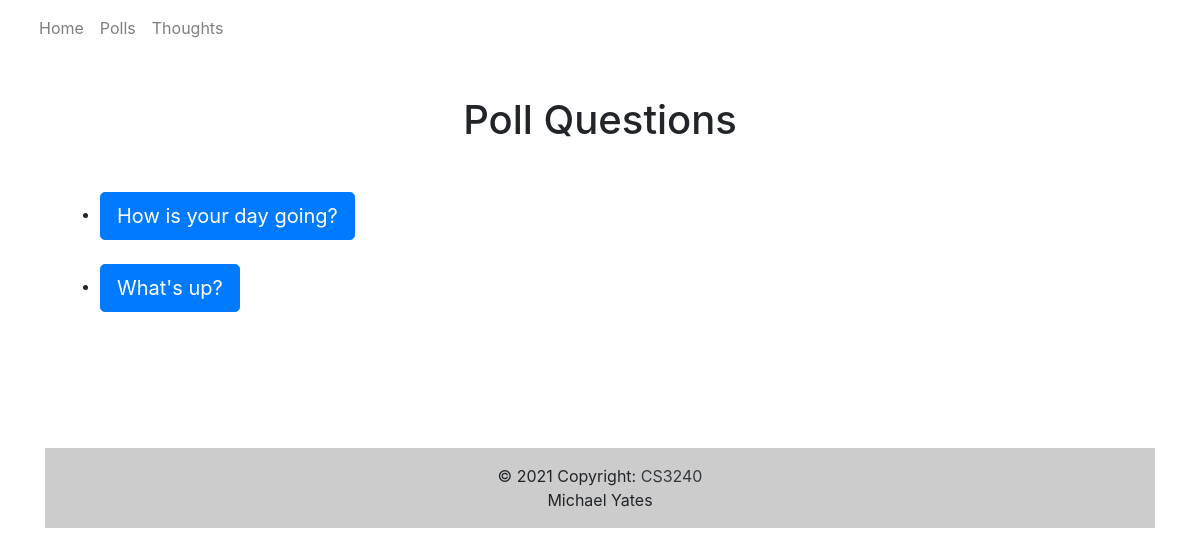
Screenshot of /polls/ with the database file from the repository.
### polls/models.py (models this page shows, shortened)
class Question(models.Model):
    question_text = models.CharField(max_length=200)
    pub_date = models.DateTimeField('date published')
    def was_published_recently(self):
        now = timezone.now()
        return now - datetime.timedelta(days=1) <= self.pub_date <= now
    was_published_recently.admin_order_field = 'pub_date'
    was_published_recently.boolean = True
    was_published_recently.short_description = 'Published recently?'

### polls/views.py (the view)
# urls.py: path('', views.IndexView.as_view(), name='index'),  # '' resembles an empty path, used for the home page
class IndexView(generic.ListView):
    template_name = 'polls/index.html'
    context_object_name = 'latest_question_list'
    def get_queryset(self):
        return Question.objects.filter(pub_date__lte=timezone.now()).order_by('-pub_date')[:5]

### polls/templates/polls/index.html
{% extends "polls/base.html" %}
{% block content %}
{% load static %}
<link rel="stylesheet" type="text/css" href="{% static 'polls/style.css' %}">
<main class="container">
        <div class="row">
            <div class="col">
                <div class="text-center p-3">
                    <h1> Poll Questions </h1>
                </div>
            </div>
        </div>
    </main>
<br>
{% if latest_question_list %}
    <ul>
    {% for question in latest_question_list %}
        <div class="container-fluid">
        <li><a class="btn btn-primary btn-lg" href="{% url 'polls:detail' question.id %}">{{ question.question_text }}</a></li>
        <br>
        </div>
    {% endfor %}
    </ul>
{% else %}
    <p>No polls are available.</p>
{% endif %}
{% endblock %}

### polls/static/polls/style.css (style rules this page uses)
li a { color: green; }

### rows the page displays
Question: question_text "How is your day going?"
Question: question_text "What's up?"
